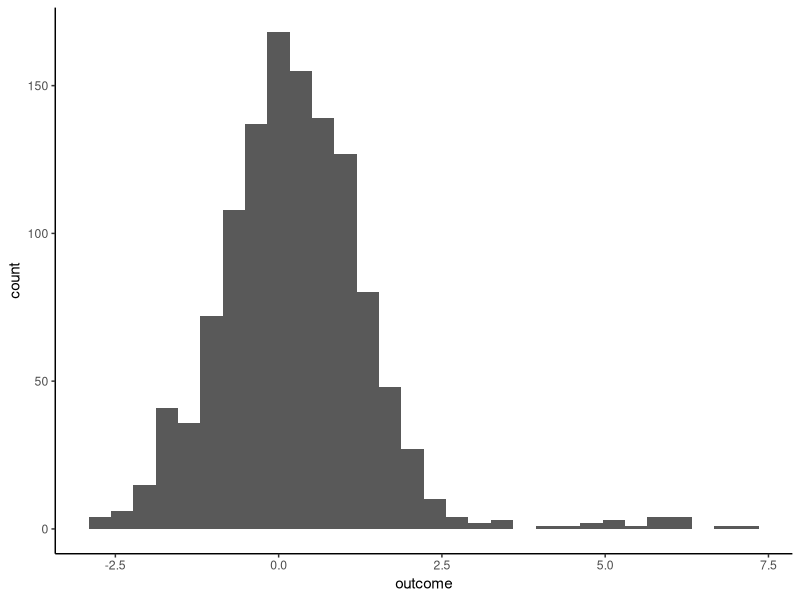
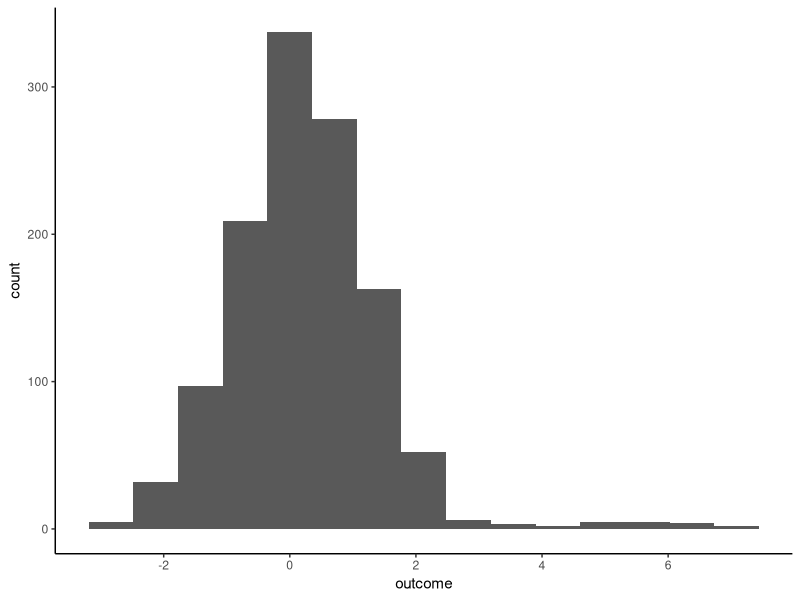
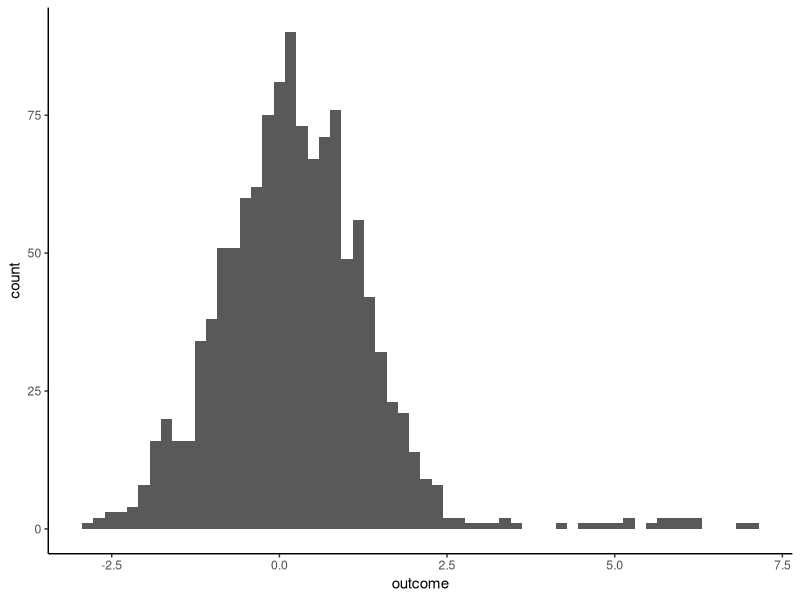
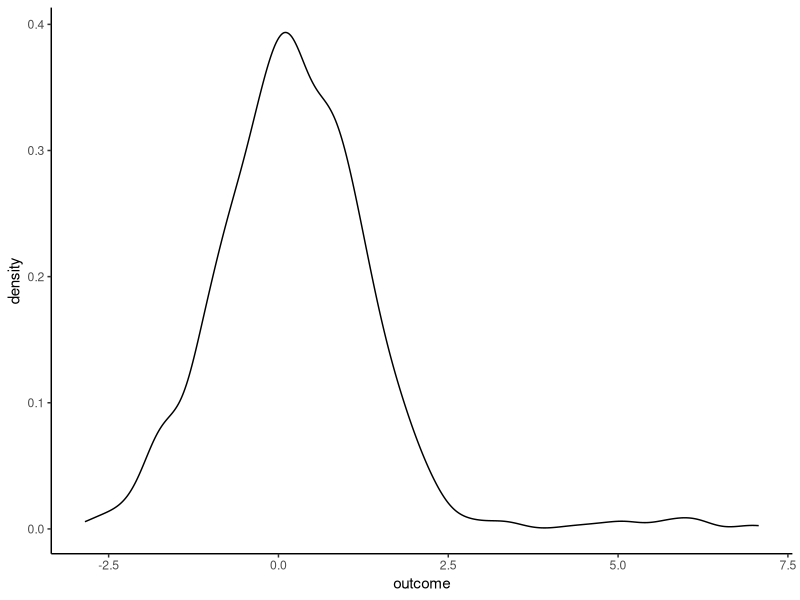
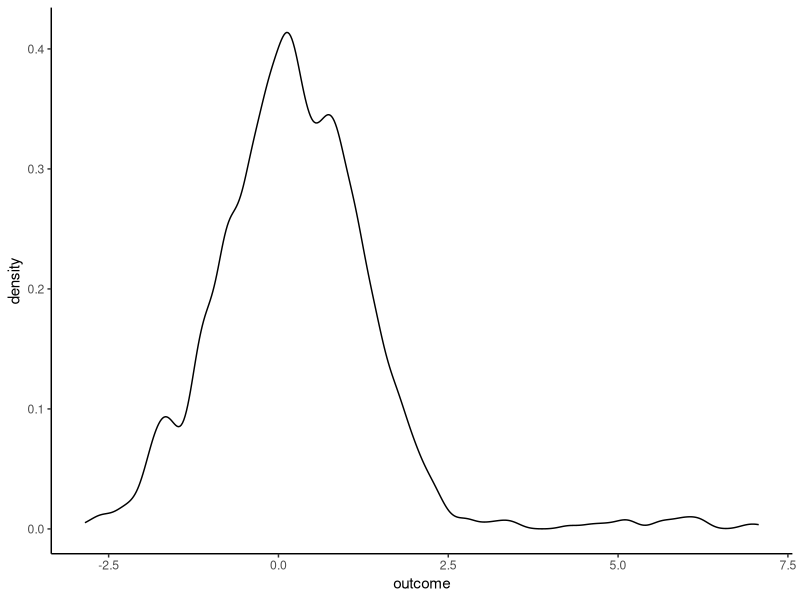
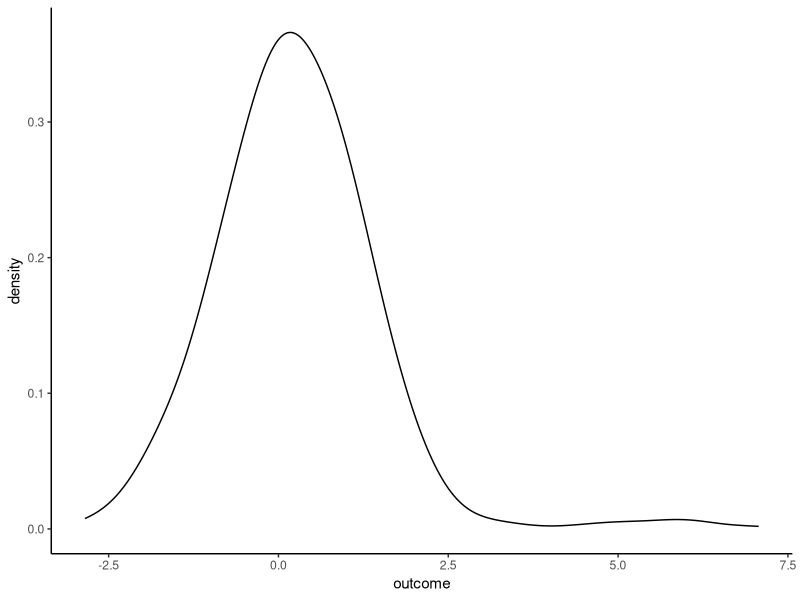
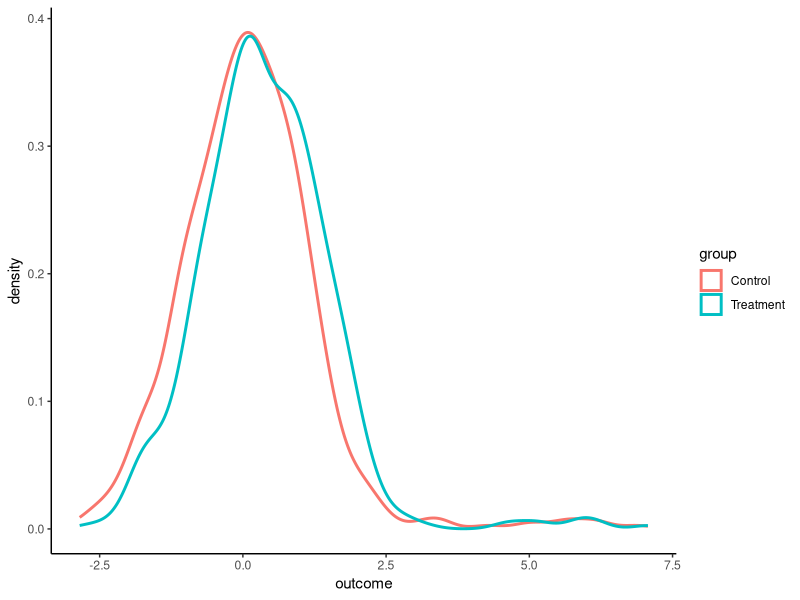
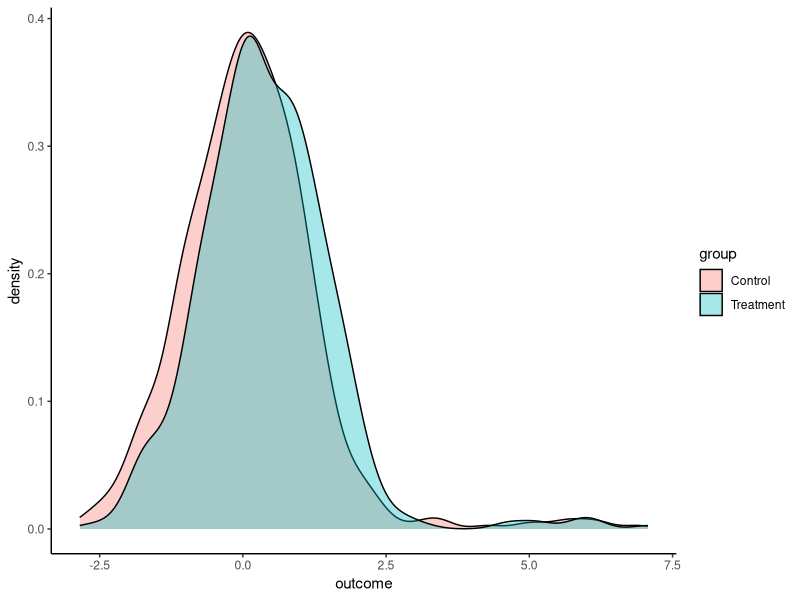

The R script that drew these images, in order:
## ---- chunk 1
library(ggplot2)
library(dplyr)
library(tidyr)

set.seed(123)
## ---- chunk 2
df <- data.frame(
  id = 1:1200,
  group = sample(c("Control", "Treatment"), 1200, replace = TRUE),
  segment = sample(c("X", "Y", "Z"), 1200, replace = TRUE, prob = c(0.55, 0.30, 0.15)))
df <- df %>%
  mutate(
    outcome = rnorm(1200, mean = ifelse(group == "Treatment", 0.35, 0), sd = 1),
    outlier_flag = rbinom(1200, 1, 0.02),
    outcome = ifelse(outlier_flag == 1, outcome + rnorm(1200, mean = 5, sd = 0.5), outcome),
    x = rnorm(1200, mean = ifelse(group == "Treatment", 0.4, 0), sd = 1),
    x_round = round(x, 1),
    y = 1.5 + 0.7 * x + ifelse(group == "Treatment", 0.4, 0) + rnorm(1200, sd = 0.9),
    y_round = round(y, 1))
## ---- chunk 3
ggplot(df, aes(x = outcome)) +
  geom_histogram(bins = 30) +
  theme_classic()
## ---- chunk 4
ggplot(df, aes(x = outcome)) +
  geom_histogram(bins = 15) +
  theme_classic()
## ---- chunk 5
ggplot(df, aes(x = outcome)) +
  geom_histogram(bins = 60) +
  theme_classic()
## ---- chunk 6
ggplot(df, aes(x = outcome)) +
  geom_density() +
  theme_classic()
## ---- chunk 7
ggplot(df, aes(x = outcome)) +
  geom_density(adjust = 0.6) +
  theme_classic()
## ---- chunk 8
ggplot(df, aes(x = outcome)) +
  geom_density(adjust = 1.8) +
  theme_classic()
## ---- chunk 9
ggplot(df, aes(x = outcome, color = group)) +
  geom_density(linewidth = 1) +
  theme_classic()
## ---- chunk 10
ggplot(df, aes(x = outcome, fill = group)) +
  geom_density(alpha = 0.35) +
  theme_classic()
## ---- chunk 11
ggplot(df, aes(x = outcome)) +
  geom_histogram(bins = 30) +
  facet_wrap(~ group) +
  theme_classic()
## ---- chunk 12
ggplot(df, aes(x = x_round, y = y_round)) +
  geom_point() +
  theme_classic()
## ---- chunk 13
ggplot(df, aes(x = x_round, y = y_round)) +
  geom_point(alpha = 0.15, size = 2) +
  theme_classic()
## ---- chunk 14
ggplot(df, aes(x = x_round, y = y_round)) +
  geom_point(alpha = 0.15, position = position_jitter(width = 0.08, height = 0.08)) +
  theme_classic()
## ---- chunk 15
ggplot(df, aes(x = x_round, y = y_round)) +
  geom_bin2d() +
  theme_classic()
## ---- chunk 16
ggplot(df, aes(x = x, y = y)) +
  geom_point(alpha = 0.08) +
  geom_density_2d(linewidth = 0.7) +
  theme_classic()
## ---- chunk 17
ggplot(df, aes(x = segment)) +
  geom_bar() +
  theme_classic()
## ---- chunk 18
ggplot(df, aes(x = segment, fill = group)) +
  geom_bar(position = "stack") +
  theme_classic()
## ---- chunk 19
ggplot(df, aes(x = segment, fill = group)) +
  geom_bar(position = "dodge") +
  theme_classic()
## ---- chunk 20
ggplot(df, aes(x = segment, fill = group)) +
  geom_bar(position = "fill") +
  theme_classic()
## ---- chunk 21
df_props <- df %>%
  count(segment, group) %>%
  group_by(segment) %>%
  mutate(prop = n / sum(n)) %>%
  ungroup()

ggplot(df_props, aes(x = segment, y = prop, fill = group)) +
  geom_col(position = "dodge") +
  theme_classic()
## ---- chunk 22
p_save <- ggplot(df, aes(x = outcome, fill = group)) +
  geom_histogram(bins = 30, alpha = 0.35, position = "identity") +
  theme_classic()

p_save
## ---- chunk 23
ggsave(
  filename = "hist_outcome_by_group.png",
  plot = p_save,
  width = 7,
  height = 4,
  dpi = 300
)
